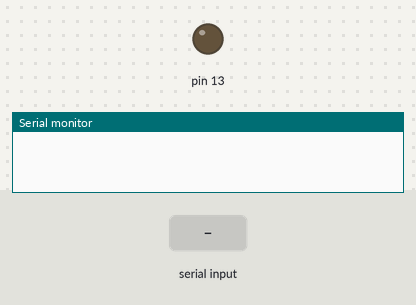
A sketch run on a simulated Arduino Uno, built with avr-gcc and run on an emulated ATmega328P. Shown: output pins drawn as LEDs (lit = HIGH), the last lines printed to the serial monitor. Inputs (shaded band) come from the test bench.

Above: at 1.2 s.
1.3 s: "1\n" received over Serial
At 2.3 s:
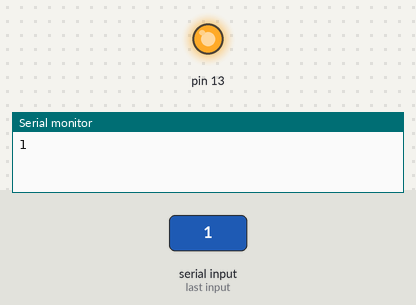
2.8 s: "0\n" received over Serial
At 3.5 s:
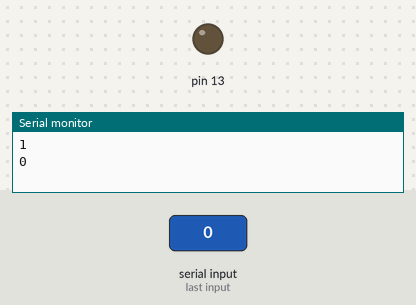
Timing chart, 0 to 5.8 s (numbered marks = the images above; inputs shaded):
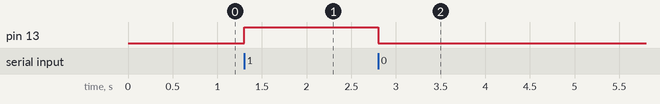

Measured:
- after the input at 1.3 s, pin 13: LOW → HIGH at once
- after the input at 2.8 s, pin 13: HIGH → LOW at once

The sketch:

bluetooth.ino
```cpp
char data = 0 ;
void setup() {
  Serial.begin(9600);
pinMode(13, OUTPUT);
}

void loop() {
if (Serial.available() > 0)
 {
  data = Serial.read();
  Serial.print(data);
  Serial.print("\n");
  if (data == '1')
  {
  digitalWrite(13,HIGH);
  }
  else if (data == '0')
  {
  digitalWrite(13, LOW);
  }
}
}
```
